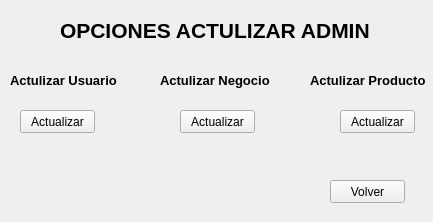
<?xml version="1.0" encoding="UTF-8"?>
<ui version="4.0">
 <class>OpcionActualizar</class>
 <widget class="QWidget" name="OpcionActualizar">
  <property name="geometry">
   <rect>
    <x>0</x>
    <y>0</y>
    <width>433</width>
    <height>222</height>
   </rect>
  </property>
  <property name="windowTitle">
   <string>Form</string>
  </property>
  <widget class="QLabel" name="labelTitulo">
   <property name="geometry">
    <rect>
     <x>60</x>
     <y>20</y>
     <width>321</width>
     <height>21</height>
    </rect>
   </property>
   <property name="font">
    <font>
     <pointsize>16</pointsize>
     <weight>75</weight>
     <bold>true</bold>
    </font>
   </property>
   <property name="text">
    <string>OPCIONES ACTULIZAR ADMIN</string>
   </property>
  </widget>
  <widget class="QLabel" name="labelActU">
   <property name="geometry">
    <rect>
     <x>10</x>
     <y>70</y>
     <width>111</width>
     <height>21</height>
    </rect>
   </property>
   <property name="font">
    <font>
     <pointsize>10</pointsize>
     <weight>75</weight>
     <bold>true</bold>
    </font>
   </property>
   <property name="text">
    <string>Actulizar Usuario</string>
   </property>
  </widget>
  <widget class="QLabel" name="labelAcN">
   <property name="geometry">
    <rect>
     <x>160</x>
     <y>70</y>
     <width>111</width>
     <height>21</height>
    </rect>
   </property>
   <property name="font">
    <font>
     <pointsize>10</pointsize>
     <weight>75</weight>
     <bold>true</bold>
    </font>
   </property>
   <property name="text">
    <string>Actulizar Negocio</string>
   </property>
  </widget>
  <widget class="QLabel" name="labelAcP">
   <property name="geometry">
    <rect>
     <x>310</x>
     <y>70</y>
     <width>121</width>
     <height>21</height>
    </rect>
   </property>
   <property name="font">
    <font>
     <pointsize>10</pointsize>
     <weight>75</weight>
     <bold>true</bold>
    </font>
   </property>
   <property name="text">
    <string>Actulizar Producto</string>
   </property>
  </widget>
  <widget class="QPushButton" name="botonAcU">
   <property name="geometry">
    <rect>
     <x>20</x>
     <y>110</y>
     <width>75</width>
     <height>23</height>
    </rect>
   </property>
   <property name="text">
    <string>Actualizar</string>
   </property>
  </widget>
  <widget class="QPushButton" name="botonAcN">
   <property name="geometry">
    <rect>
     <x>180</x>
     <y>110</y>
     <width>75</width>
     <height>23</height>
    </rect>
   </property>
   <property name="text">
    <string>Actualizar</string>
   </property>
  </widget>
  <widget class="QPushButton" name="botonAcP">
   <property name="geometry">
    <rect>
     <x>340</x>
     <y>110</y>
     <width>75</width>
     <height>23</height>
    </rect>
   </property>
   <property name="text">
    <string>Actualizar</string>
   </property>
  </widget>
  <widget class="QPushButton" name="botonVolver">
   <property name="geometry">
    <rect>
     <x>330</x>
     <y>180</y>
     <width>75</width>
     <height>23</height>
    </rect>
   </property>
   <property name="text">
    <string>Volver</string>
   </property>
  </widget>
 </widget>
 <resources/>
 <connections/>
</ui>
